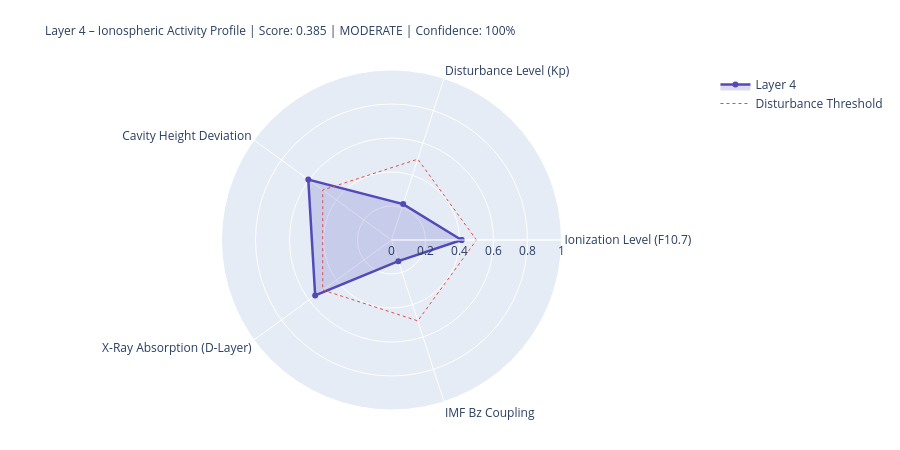

Notebook code cell kept with this figure:
### Markdown cell above
---
## 4. State Assessment & Handoff to Layer 5

### Code cell
# ============================================================
# LAYER-4-SCORE
# ============================================================

COMPONENTS = {
    'Ionization Level (F10.7)':    {'score': ioniz,       'source': 'primary' if f107_now else 'from_layer0', 'dynamic': True},
    'Disturbance Level (Kp)':          {'score': disturb,     'source': 'primary' if kp_now   else 'from_layer0', 'dynamic': True},
    'Cavity Height Deviation':    {'score': h_dev,       'source': 'derived',                                'dynamic': True},
    'X-Ray Absorption (D-Layer)':{'score': xray_ioniz,  'source': 'primary' if xray_now else 'missing',     'dynamic': True},
    'IMF Bz Coupling':             {'score': bz_coupling, 'source': 'primary' if bz_now   else 'from_layer0', 'dynamic': True},
}

available    = {k: v['score'] for k, v in COMPONENTS.items() if v['score'] is not None}
unavailable  = [k for k, v in COMPONENTS.items() if v['score'] is None]
layer4_score = round(sum(available.values()) / len(available), 4) if available else None
confidence   = round(len(available) / len(COMPONENTS), 2)
level = ('unknown' if layer4_score is None
         else 'quiet'   if layer4_score < 0.3
         else 'moderate' if layer4_score < 0.6
         else 'active')
dominant_l4 = max(available, key=available.get) if available else 'none'

# Resonance delta for Schumann SR-1
sr1_ref = schumann_freq(1, 80.0)
sr1_now = schumann_freq(1, h_eff)
sr1_delta_mhz = (sr1_now - sr1_ref) * 1000

# Propagation conditions
prop_cond = ('disturbed'   if kp_val > 4
             else 'unsettled' if kp_val > 2
             else 'normal')
if xray_class in ['X', 'M']:
    prop_cond = 'Radio-Blackout moeglich'

W = 68
print('=' * W)
print('LAYER 4 – IONOSPHERE – STATE ASSESSMENT')
print('=' * W)
for name, comp in COMPONENTS.items():
    s = comp['score']
    if s is not None:
        bar = '█' * int(s * 20) + '░' * (20 - int(s * 20))
        print(f'  {name:<36} {bar}  {s:.3f}  [{comp["source"]}]')
    else:
        print(f'  {name:<36} {"─" * 20}  n/a   [missing]')
print('-' * W)
print(f'  Score:          {layer4_score:.3f}  ({len(available)}/{len(COMPONENTS)} components)')
print(f'  Confidence:     {confidence:.0%}')
print(f'  Level:          {level.upper()}')
print(f'  Dominant:       {dominant_l4}')
print(f'  Cavity height:  {h_eff:.1f} km  (Ref: 80.0 km)')
print(f'  SR-1:           {sr1_now:.3f} Hz  (Δ {sr1_delta_mhz:+.1f} mHz vs. ref)')
print(f'  Propagation:    {prop_cond}')
print(f'  X-Ray:          {xray_class}-class  ({xray_now:.2e} W/m²)' if xray_now else '  X-Ray:          n/a')
print('=' * W)

# Radar
cats   = list(available.keys())
vals_r = list(available.values())
if len(cats) >= 3:
    fig = go.Figure()
    fig.add_trace(go.Scatterpolar(
        r=vals_r + [vals_r[0]], theta=cats + [cats[0]],
        fill='toself', fillcolor='rgba(83,74,183,0.20)',
        line=dict(color='#534AB7', width=2.5), name='Layer 4'
    ))
    fig.add_trace(go.Scatterpolar(
        r=[0.5] * (len(cats)+1), theta=cats + [cats[0]],
        line=dict(color='#E24B4A', dash='dot', width=1),
        mode='lines', name='Disturbance Threshold'
    ))
    fig.update_layout(
        title=dict(
            text=f'Layer 4 – Ionospheric Activity Profile | Score: {layer4_score:.3f} | {level.upper()} | Confidence: {confidence:.0%}',
            font=dict(size=12)
        ),
        polar=dict(radialaxis=dict(visible=True, range=[0, 1])),
        height=450, showlegend=True,
        margin=dict(l=80, r=80, t=70, b=40)
    )
    fig.show()

### Figure 1 — Plotly figure (JSON) as saved in the notebook; plotly's stock layout.template omitted (floating-point values rounded to 4 significant figures)
{"data": [{"fill": "toself", "fillcolor": "rgba(83,74,183,0.20)", "line": {"color": "#534AB7", "width": 2.5}, "name": "Layer 4", "r": [0.412, 0.222, 0.605, 0.555, 0.131, 0.412], "theta": ["Ionization Level (F10.7)", "Disturbance Level (Kp)", "Cavity Height Deviation", "X-Ray Absorption (D-Layer)", "IMF Bz Coupling", "Ionization Level (F10.7)"], "type": "scatterpolar"}, {"line": {"color": "#E24B4A", "dash": "dot", "width": 1}, "mode": "lines", "name": "Disturbance Threshold", "r": [0.5, 0.5, 0.5, 0.5, 0.5, 0.5], "theta": ["Ionization Level (F10.7)", "Disturbance Level (Kp)", "Cavity Height Deviation", "X-Ray Absorption (D-Layer)", "IMF Bz Coupling", "Ionization Level (F10.7)"], "type": "scatterpolar"}], "layout": {"height": 450, "margin": {"b": 40, "l": 80, "r": 80, "t": 70}, "polar": {"radialaxis": {"range": [0, 1], "visible": true}}, "showlegend": true, "title": {"font": {"size": 12}, "text": "Layer 4 – Ionospheric Activity Profile | Score: 0.385 | MODERATE | Confidence: 100%"}}}
